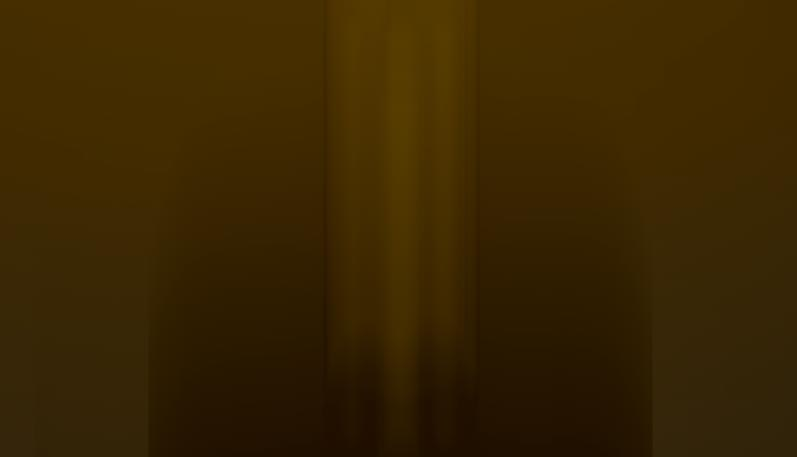
#> input picture dev/source_files/exported_assets/images/4003.jpg, 797 x 457 px
$ python -i cutscenes.py   (imports and definitions only)
#> lines starting #> are read from the running program, lines starting #| are printed output that depends on the picture
# Story cutscenes as playable video: each cutscene is a pair of DefineSprites
# on the root timeline, gotoAndStop-jumped into by frame label (see
# frame_219/DoAction.as's afterCut assignments, and each cutscene sprite's own
# final-frame DoAction setting cutSceneEnd). Produces
# assets/cutscenes/<label>.ogv for every label in CUTSCENES below - Ogg Theora
# is Godot's only built-in video codec (WebM was removed from Godot core in
# 4.0).
#
# The pair is an *animation* sprite (chid N, one frame per animation frame)
# nested inside a *wrapper* sprite (chid N+1, frameCount 1), and it is the
# wrapper the root timeline actually places. The wrapper is not a pass-through
# - it does two things that decide what the player of the original ever sees:
#
#   1. It places the animation sprite offset by translate (5395, 3049) twips
#      = (269.75, 152.45) px, identical across every wrapper.
#   2. It places DefineShape 2870 - a plain 10660x6000-twip (533x300 px)
#      rectangle - at depth 1 with a clipDepth covering the animation
#      sprite's depth. That is a clip mask: everything the animation draws
#      outside that 533x300 box is invisible in the original.
#
# An earlier version of this script exported the *animation* sprite directly,
# which skipped both. That shipped four clips at four different aspect ratios,
# each one the animation's own full untrimmed bounding box - unmasked, unplaced
# and mostly empty. Exporting through the wrapper instead hands the masking
# and the placement to ffdec's own renderer, which honours the clipDepth.
#
# Every animation sprite places a Cutscene camera as a direct child (3478,
# 3645, 3812, 3962 and 4041 all run the same frame script,
# DefineSprite_3478/frame_1/DoAction.as). Its own art is a red bounding box, a
# center crosshair and a color-bar swatch, which the original never shows: the
# script hides the clip on its first frame, then every frame it moves, scales
# and tints the parent animation so that the camera's box fills the 533x300
# view. ffdec does not run ActionScript, so this script does both halves
# itself. It strips the clip, because ffdec would draw the box, and
# camera_view() turns each frame's camera placement into the animation's
# placement, which write_cutscene_swf() writes into the wrapper as one
# PlaceObject2 move per frame. ffdec's -removeCharacterWithDependencies was
# tried for the strip first and rejected: it cascades and deletes the
# *parent* cutscene sprite too, because the parent places the camera clip as
# a child of itself. Plain -removeCharacter only drops that one placement.
#
# The wrapper declares frameCount="1", and ffdec sizes a sprite export to the
# union of all its children's bounds, clip mask or not, which a zoomed camera
# makes as large as 16695x8756 px. So write_cutscene_swf() also gives the
# working copy a new root timeline, as long as the animation, that places
# what the game's root shows on the cutscene's frame: the dark backdrop shape
# 3475 and the wrapper over it. ffdec sizes a root export to the 800x575
# stage, renders as many frames as the header declares, and ticks the nested
# wrapper and animation forward one frame per frame. The backdrop fills what
# the animation leaves transparent, which the sprite export used to fill
# white: 83% of CS_CUT4's first frame and a strip down CS_CUT2's left edge.
#
# Each label's wrapper is the one sprite the root timeline places on that
# label's own frame, which label_xref.json records as the label's "places" and
# dev/tests/test_cutscenes.py checks. A label shares its root frame with the
# placement written after it in the file, so the placement just above a label
# belongs to the label before it. Reading it the other way shipped CS_CUT2 to
# CS_CUT5 one label early: the intro played after battle 109, CS_CUT1 after
# 210, and the real CS_CUT2 (3810) and CS_CUT5 (4153) were never extracted.
# The frame counts are each animation sprite's own frameCount, and each camera
# clip is a sprite the animation places directly on its frame 1.
#
# ffdec's frame:avi export renders video only (no audio track) - each
# cutscene's dialogue/music is a SoundStreamBlockTag-per-frame MP3 stream
# attached to the *animation* sprite's timeline (not the wrapper's and not the
# main timeline), so it has to be reconstructed by hand: per the SWF10 spec,
# an MP3-compressed stream block is a 4-byte header (2-byte sample count,
# 2-byte seek-samples) followed by raw MPEG frame bytes - stripping that
# header from every block in frame order and concatenating gives a valid,
# playable MP3.
#
# The exported AVI stores frames as PNG-in-AVI, and one ffmpeg pass encodes
# them as Theora and the MP3 as Vorbis, and writes the Ogg file. ffmpeg
# needs libtheora and libvorbis for that, which Homebrew's ffmpeg-full has.
# The settings match what the Theora and Vorbis identification headers of
# the clips this replaced carry: Theora quality 38
# of 63, a keyframe at least every 64 frames, and Vorbis at a nominal
# 80 kbps. Those clips went through ffmpeg2theora, which Homebrew deprecated,
# by way of an x264 intermediate that only worked around ffmpeg2theora's
# bundled ffmpeg misreading the color matrix as GBR.
#
# No -shortest trim on the encode: a couple of these cutscenes' audio streams
# run somewhat short of their frame count (trailing silent frames with no
# new sound block), and trimming to the shorter stream would clip the tail
# of the video instead of just leaving it silent.
#
# Twenty shapes of the web SWF hold a fill of bitmap 65535, the SWF id for
# "no such bitmap", and the SWF defines no bitmap with that id. In every one of
# them, no edge paints with that fill, so it draws nothing. CS_CUT3 (sprite
# 3960) and CS_CUT4 (sprite 4038) place eleven of these shapes. Their edges
# paint with the other fill, a real bitmap. In CS_CUT3, that bitmap is one of
# four frames of grey TV static (bitmaps 3950 to 3956). In CS_CUT4, it is the
# skull and blood art. The Steam SWF has the same four static bitmaps in shapes
# 3883 to 3889, with no 65535 fill. Until #81, this script stripped every
# shape whose first fill was 65535, and read the static on frames 467 to 477
# of CS_CUT3 as an ffdec fault, so both clips lost art the original shows.
# find_broken_bitmap_fill_cids() now finds only a shape that paints with
# bitmap 65535. No shape does, and the extract stops if one ever does, because
# nothing shows how Flash Player draws a fill with no bitmap.
#
# Requires ffdec (~/.local/bin/ffdec) for the character-strip and video
# export, and an ffmpeg with libtheora and libvorbis (`brew install
# ffmpeg-full`) for the encode and the checks.
# Run: uv run extract_cutscenes [LABEL ...]
# With no label every clip in CUTSCENES is extracted. A full run encodes all of
# them again, and the encode does not reproduce the committed clips byte for
# byte, so name the label of a new clip to leave the others as they are.
from __future__ import annotations

import functools
import itertools
import re
import shutil
import subprocess
import sys
import tempfile
import zlib
from pathlib import Path

from PIL import Image, ImageChops, ImageFilter, ImageStat

from urchin_dev import FFDEC, REPO_ROOT, WEB_SWF
from urchin_dev.run import run
from urchin_dev.swf import strip, timeline
from urchin_dev.swf.swf_index import (
    SHAPE_TAGS,
    SwfIndex,
    read_swf,
    shape_bounds,
    shape_styles,
    sound_stream,
)

OUT_DIR = REPO_ROOT / "assets" / "cutscenes"


_TOOL_HINTS = {
    "ffmpeg": "needs libtheora and libvorbis, e.g. `brew install ffmpeg-full`",
    "ffprobe": "used for post-generation verification",
}


# [15 lines left out: function tool, not called in this run]


# label -> (animation sprite chid, wrapper sprite chid, frame count,
# camera clip chid to strip). The frame count is the *animation* sprite's.
# The wrapper declares 1, and write_cutscene_swf() gives the wrapper and the
# root timeline of the working copy one frame per camera view, which is this
# count (see file header).
# CS_CUT1 and CS_CUT3 place the same camera clip, 3812.
CUTSCENES: dict[str, tuple[int, int, int, int]] = {
    "CS_INTRO2": (3643, 3644, 2084, 3478),
    "CS_CUT1": (3928, 3929, 621, 3812),
    "CS_CUT2": (3810, 3811, 1795, 3645),
    "CS_CUT3": (3960, 3961, 501, 3812),
    "CS_CUT4": (4038, 4039, 1237, 3962),
    "CS_CUT5": (4153, 4154, 2424, 4041),
}

# The wrapper's clip mask (DefineShape 2870) is a rectangle 10660x6000 twips
# from the wrapper's own origin, and there are 20 twips to a pixel.
MASK_W, MASK_H = 533, 300

# The SWF stage is 16000x11500 twips (800x575 px). Five wrappers sit on it at
# (2670, 2750) twips = (133.5, 137.5) px, which centers the 533x300 mask
# exactly, and CS_CUT5's sits at (2811, 2831), 7 px right and 4 px down. A
# Traced run in the Flash debug player read the same positions (#411). Godot's
# viewport is the same 800x575 (project.godot), and
# cutscene_player.tscn's VideoStreamPlayer fills the viewport with the clip and
# does not scale it. So each clip is the whole stage as the root shows it, with
# every root layer at its own position and the backdrop around the box.
OUT_W, OUT_H = 800, 575

# Verification thresholds - see verify_output()'s and _frame_noise()'s
# docstrings. A frame has to clear both noise bars to be called static.
DURATION_TOLERANCE_S = 2.0
# check_encode_matches_render() allows this mean difference, out of 255,
# between a frame of the encoded clip and ffdec's render of it. Theora at
# quality 38 gave 1.51 on CS_CUT3's middle frame. The same encode with the old
# crop and black pad, shifted 7 px left and 4 px up, gave 11.47 (#411).
MAX_ENCODE_DIFFERENCE = 6.0
NOISE_RESIDUAL_THRESHOLD = 20.0
NOISE_RATIO_THRESHOLD = 0.35
NOISE_SAMPLE_INTERVAL_S = 1.0
# A clip may have up to this many sampled frames read as static before the
# export fails, so a short burst passes and a long run of static stops it.
# CS_CUT3 shows the original's own TV static on frames 467 to 477, and one
# sampled frame lands on it.
MAX_TOLERATED_NOISE_FRAMES = 2
# CS_INTRO2 (sprite 3643) ends on a motorcycle jumping a prison yard behind
# chain-link fence and razor wire. That fine detail reads as static, and three
# sampled frames in a row do, at 67.5, 68.5 and 69.4 s. Frames 2025, 2055 and
# 2083 of the stripped wrapper show real art and no noise, so this clip may
# have three.
#
# CS_CUT2 (sprite 3810) has a figure falling in front of dense white speed
# lines. Two sampled frames of them read as static, at 6.09 and 7.10 s of the
# encoded clip, and both show real art and no noise. That is the whole general
# limit, and a new encode can move a third sample onto the speed lines, so this
# clip may have three.
TOLERATED_NOISE_FRAMES = {"CS_INTRO2": 3, "CS_CUT2": 3}

MISSING_BITMAP = 65535

# SWF tag encoding, used by write_cutscene_swf().
DEFINE_SPRITE_TAG = 39
PLACE_OBJECT2_TAG = 26
SHOW_FRAME_CODE = 1
# The root tags that show, place, remove, label, script or stream a frame.
# write_cutscene_swf() drops them and keeps every definition.
ROOT_FRAME_TAGS = frozenset({0, 1, 4, 5, 12, 15, 18, 19, 26, 28, 43, 45, 70, 89})
SHOW_FRAME_TAG = b"\x40\x00"  # UI16 0x0040 - tag code 1, body length 0
END_TAG = b"\x00\x00"

Matrix = tuple[float, float, float, float, int, int]
IDENTITY_MATRIX: Matrix = (1.0, 0.0, 0.0, 1.0, 0, 0)
IDENTITY_COLOR = (256, 256, 256, 256, 0, 0, 0, 0)

# The view that camControl() in DefineSprite_3478/frame_1/DoAction.as fills
# with the camera's box: its cX, cY, sX and sY, in pixels. It is the wrapper's
# 533x300 clip mask.
VIEW_CENTER_X, VIEW_CENTER_Y, VIEW_W, VIEW_H = 266.5, 150, 533, 300
# The red box, crosshair and color bars that every camera clip places alone.
CAMERA_SHAPE = 3477


# [116 lines left out: functions _swf_body, _walk_tags, camera_view, camera_views, stage_layers, not called in this run]


def _signed_bits(*values: int) -> int:
    return max(1, *((v if v >= 0 else ~v).bit_length() + 1 for v in values))


# [17 lines left out: functions _pack_bits, _matrix_record, not called in this run]


def _color_record(color: tuple[int, ...]) -> bytes:
    n = _signed_bits(*color)
    return _pack_bits([(1, 1), (1, 1), (n, 4)] + [(term, n) for term in color])


# [162 lines left out: functions _tag, _place, _camera_wrapper, write_cutscene_swf, extract_mp3, find_broken_bitmap_fill_cids, not called in this run]


def _frame_noise(png_path: Path) -> tuple[float, float]:
    """How much high-frequency detail a frame has, as (residual spread,
    residual spread relative to the frame's own spread).

    The frame is blurred heavily and differenced against itself. Flat
    cel-shaded art and hard-edged vector shapes are low-frequency content
    with a few sharp edges, so almost all of their variance survives the blur
    and very little lands in the residual; true per-pixel random static has
    no low-frequency structure at all, so nearly all of its variance lands
    there.

    Both numbers are needed, because either one alone misreads these frames.
    Measured on sprite 3960's cropped 533x300 box: the TV static on frames
    467 to 477 reads (43.6, 0.48), and the same frames with the static shapes
    stripped, a nearly flat dark gradient, read (2.8, 0.50). The
    ratios are indistinguishable, because a frame with barely any variance to
    begin with hands almost all of what little it has to the residual. On the
    absolute number the two are 15x apart. The busiest genuine frame sampled
    from that cutscene reads (10.8, 0.24), so a frame has to clear both bars
    to be called static.
    """
    img = Image.open(png_path).convert("L")
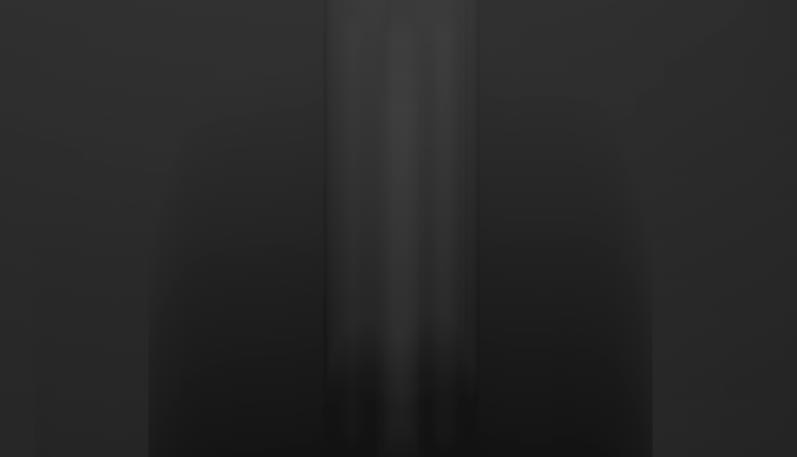
#> img: PIL image 797x457 L; min 17, max 62, mean 39.5
    blurred = img.filter(ImageFilter.GaussianBlur(radius=4))
    residual = ImageChops.difference(img, blurred)
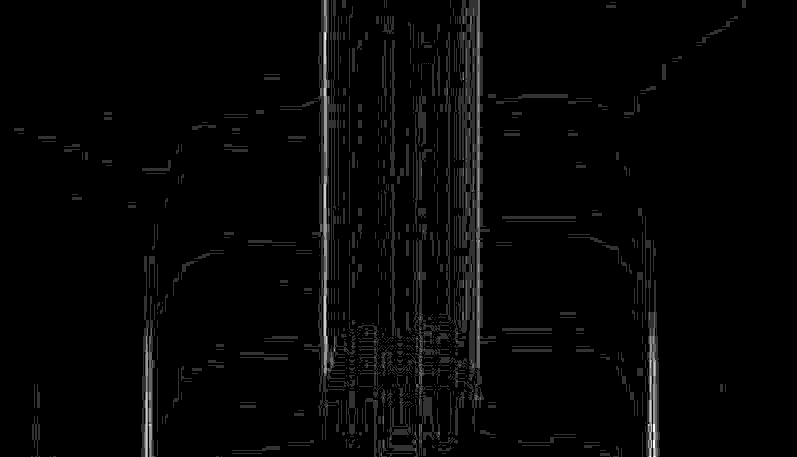
#> residual: PIL image 797x457 L; min 0, max 5, mean 0.107; drawn with min black and max white
    frame_std = ImageStat.Stat(img).stddev[0]
#> frame_std = 8.96
    residual_std = ImageStat.Stat(residual).stddev[0]
#> residual_std = 0.386
    return residual_std, residual_std / (frame_std + 1e-6)


# [17 lines left out: function _decoded_frame, not called in this run]


def mean_difference(a: Image.Image, b: Image.Image) -> float:
    """The mean of the per-channel difference between two frames, 0 to 255."""
    return sum(ImageStat.Stat(ImageChops.difference(a, b)).mean) / 3


# [297 lines left out: functions check_encode_matches_render, verify_output, process_cutscene, main, not called in this run]


# [2 lines not run here, left out]

>>> result = _frame_noise('../../../source_files/exported_assets/images/4003.jpg')
#> result = (0.386, 0.0431)

$ run again, on dev/source_files/exported_assets/images/3950.png
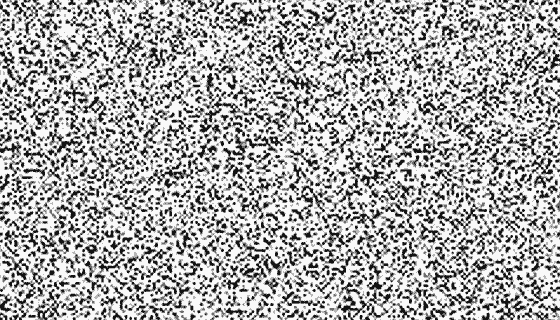
#> input picture dev/source_files/exported_assets/images/3950.png, 560 x 320 px
#> in _frame_noise, `blurred = img.filter(ImageFilter.GaussianBlur(radius=4))`:
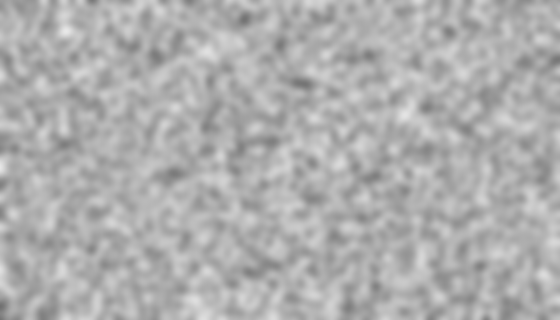
#> blurred: PIL image 560x320 L; min 112, max 232, mean 174.3
#> in _frame_noise, `residual = ImageChops.difference(img, blurred)`:
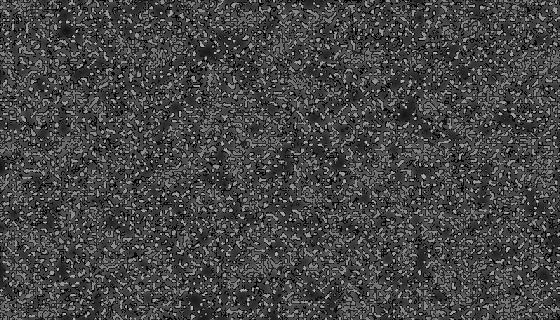
#> residual: PIL image 560x320 L; min 0, max 197, mean 70
#> frame_std = 85.52
#> residual_std = 42.48
#> result = (42.48, 0.497)

$ run again, on dev/source_files/exported_assets/images/3952.png
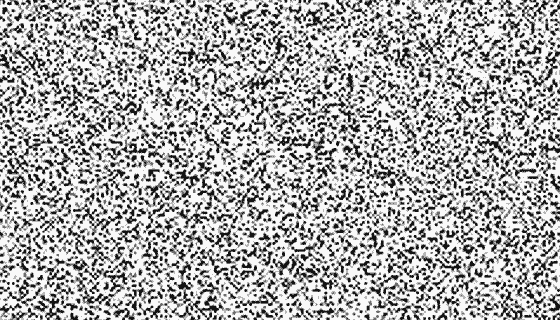
#> input picture dev/source_files/exported_assets/images/3952.png, 560 x 320 px
#> in _frame_noise, `blurred = img.filter(ImageFilter.GaussianBlur(radius=4))`:
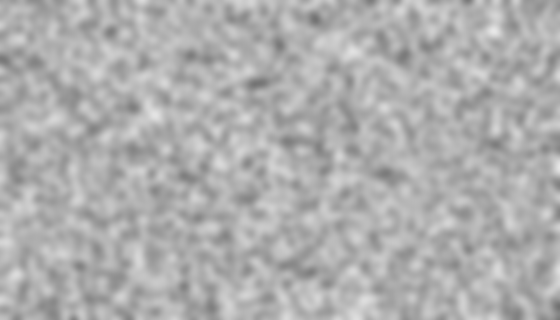
#> blurred: PIL image 560x320 L; min 112, max 231, mean 174.3
#> in _frame_noise, `residual = ImageChops.difference(img, blurred)`:
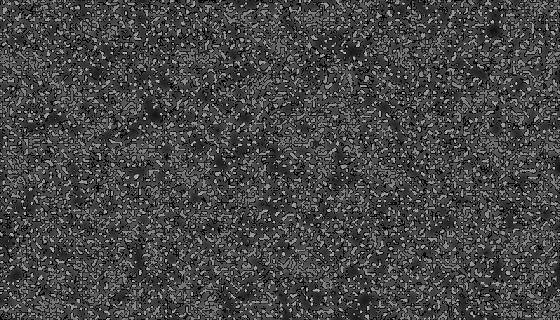
#> residual: PIL image 560x320 L; min 0, max 197, mean 70.1
#> frame_std = 85.56
#> residual_std = 42.47
#> result = (42.47, 0.496)
